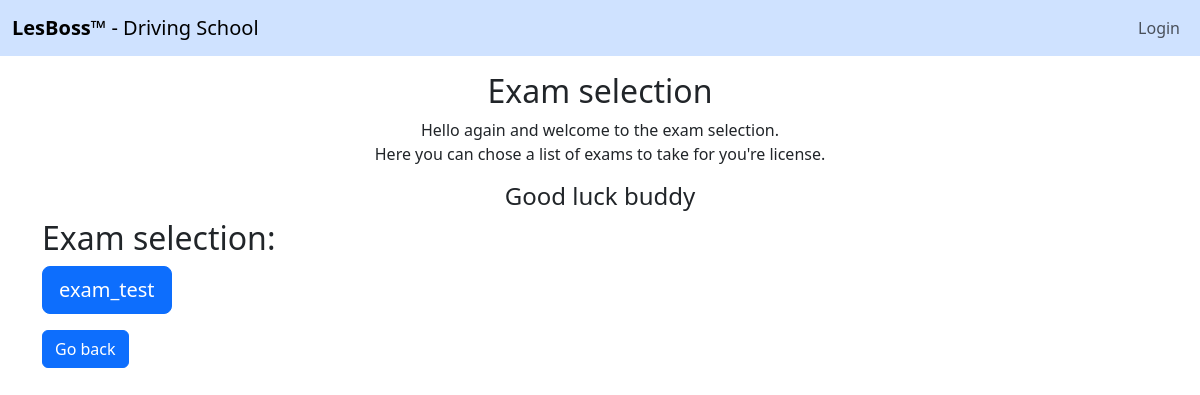
Page /exam on the earlier database version.
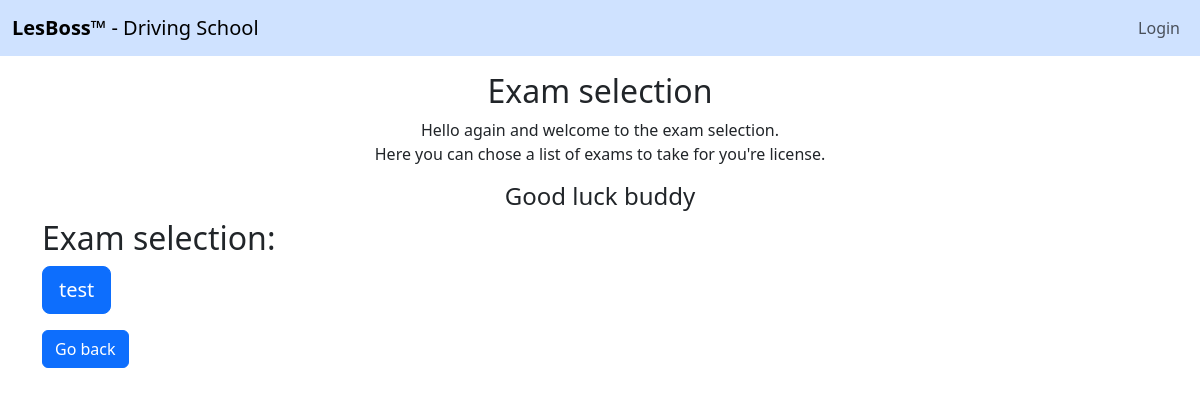
Same page on the later database version.
### app/models.py (models this page shows, shortened)
class Exam(models.Model):
    title = models.CharField(max_length=254)

### app/views.py (the view)
# urls.py: path('exam', views.exam_menu, name='exam_menu'),
def exam_menu(request):
    exams = Exam.objects.all()
    return render(request, 'app/exam-menu.html', {'exams': exams})

### app/templates/app/exam-menu.html (shortened to what this page needs)
{% extends 'app/base.html' %}
{% block content %}
    <div class="container">
        <div class="row">
            <div class="col-md-12 text-center mt-3">
                <h2>Exam selection</h2>
                <p>Hello again {{ user.name }} and welcome to the exam selection. <br>
                    Here you can chose a list of exams to take for you're license.</p>
                <h4>Good luck buddy</h4>
            </div>
            <div class="col-md-12 mb-3">
                <h2>Exam selection:</h2>
                <div>
                    {% for exam in exams %}
                        <a href="{% url 'start_exam' exam.pk %}"
                           class="btn btn-primary btn-lg btn-block">{{ exam.title }}</a>
                    {% empty %}
                        <p>sorry for the inconvenience, but there are no exams available.</p>
                    {% endfor %}
                </div>
            </div>
        </div>
        <a href="{% url 'index' %}" class="btn btn-primary">Go back</a>
    </div>
{% endblock %}

Differences in the rows shown:
changed Exam: title "exam_test" → "test"
